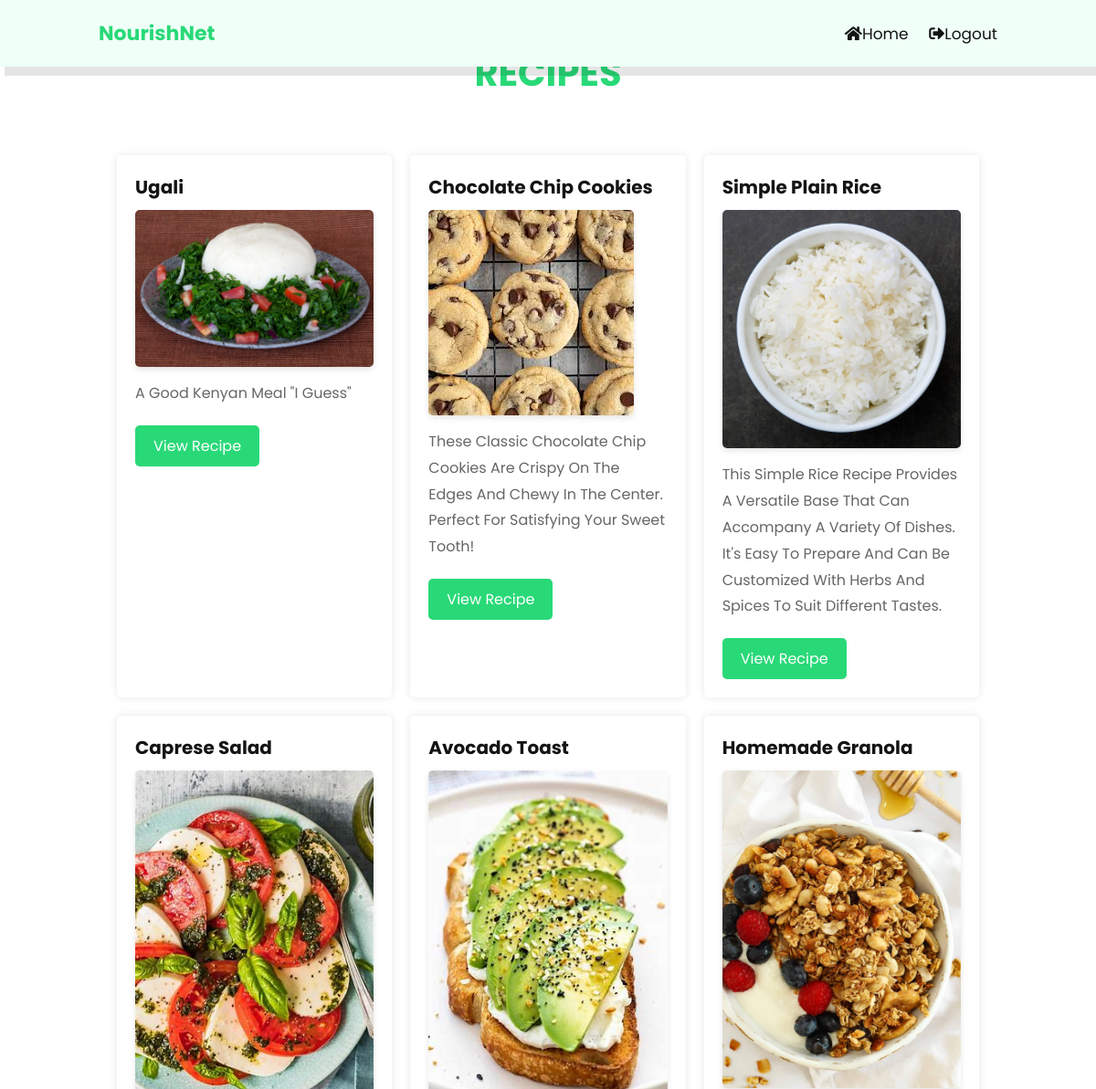
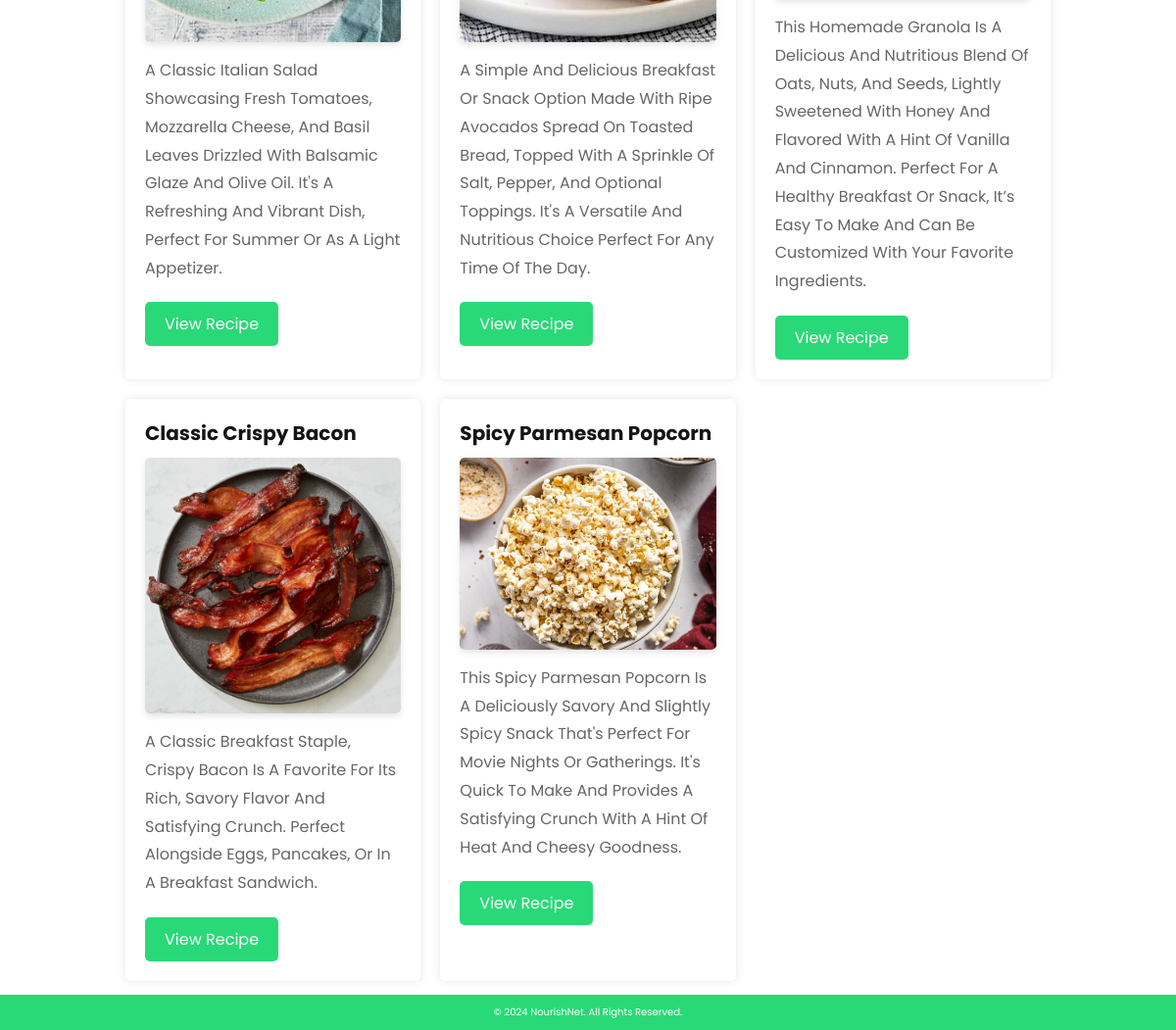
The page /recipes.php (signed in) on the database its author committed (2 pictures, top to bottom).
### tables this page shows
CREATE TABLE `recipe` (
  `recipe_id` int(11) NOT NULL,
  `user_id` int(11) DEFAULT NULL,
  `recipe` varchar(255) NOT NULL,
  `recipe_description` text DEFAULT NULL,
  `recipe_ingredients` text DEFAULT NULL,
  `recipe_instructions` text DEFAULT NULL,
  `recipe_image` varchar(255) DEFAULT NULL,
  `recipe_tag` varchar(255) NOT NULL,
  `recipe_nutrition` varchar(500) NOT NULL,
  `recipe_suitability` varchar(500) NOT NULL,
  `date_created` datetime NOT NULL DEFAULT current_timestamp(),
  `date_modified` datetime NOT NULL DEFAULT current_timestamp() ON UPDATE current_timestamp()
);

### recipes.php (the view, shortened to what this page needs)
<?php
include 'db_connect.php';
$conn = new mysqli($servername, $username, $password, $dbname);
$sql = "SELECT recipe_id, recipe, recipe_image, recipe_description FROM recipe";
$result = $conn->query($sql);
$recipes = [];
if ($result->num_rows > 0) {
    while ($row = $result->fetch_assoc()) {
        $recipes[] = $row;
    }
} else {
    echo "No recipes found";
    exit;
}
$user_type = $_SESSION['user_type'] ?? 'user';
function getHomeLink($user_type)
{
    switch ($user_type) {
        case 'admin':
            return 'admin.php';
    }
}
?>
<!DOCTYPE html>
<html lang="en">
<head>
    <link rel="stylesheet" href="../styling/recipe.css">
    <link rel="stylesheet" href="https://cdnjs.cloudflare.com/ajax/libs/font-awesome/5.15.4/css/all.min.css">
</head>
<body>
    <header class="header">
        <div class="logo">NourishNet</div>
        <nav class="navbar">
            <a href="<?php echo getHomeLink(htmlspecialchars($user_type)); ?>"><i class="fas fa-home"></i>Home</a>
            <a href="logout.php"><i class="fas fa-sign-out-alt"></i>logout</a>
        </nav>
    </header>
    <section>
        <h2 class="heading"> Recipes</h2>
        <div class="foods-list">
            <?php foreach ($recipes as $recipe): ?>
                <div class="food-item">
                    <h3><?php echo htmlspecialchars($recipe['recipe']); ?></h3>
                    <img src="<?php echo htmlspecialchars($recipe['recipe_image']); ?>"
                        alt="<?php echo htmlspecialchars($recipe['recipe']); ?>">
                    <p><?php echo htmlspecialchars($recipe['recipe_description']); ?></p>
                    <a href="recipedetails.php?recipe_id=<?php echo htmlspecialchars($recipe['recipe_id']); ?>">View Recipe</a>
                </div>
            <?php endforeach; ?>
        </div>
    </section>
    <footer class="footer">
        &copy; 2024 NourishNet. All rights reserved.
    </footer>
</body>
</html>

### styling/recipe.css (style rules this page uses)
:root { --main-color: #29d978; --primary: #f0fff7; --black: #141414; --white: #fff; --bg: #f2f2f2; --light-black: #666; }
* { font-family: 'Poppins', sans-serif; margin: 0; padding: 0; box-sizing: border-box; outline: none; border: none; text-decoration: none; text-transform: capitalize; transition: .2s linear; }
html { font-size: 62.5%; overflow-x: hidden; scroll-behavior: smooth; scroll-padding-top: 6rem; }
.header { position: fixed; top: 0; left: 0; right: 0; z-index: 1000; display: flex; align-items: center; justify-content: space-between; padding: 2rem 9%; background: var(--primary); box-shadow: 0.5rem 1rem rgba(0, 0, 0, 0.1); }
.header .logo { font-size: 2.2rem; font-weight: bolder; color: var(--main-color); }
.header .navbar a { font-size: 1.7rem; margin-left: 2rem; color: var(--black); }
section { padding: 3rem 9%; }
.heading { text-align: center; color:var(--main-color); text-transform: uppercase; margin-bottom: 4rem; margin-top: 2rem; font-size: 4rem; }
.foods-list { display: grid; gap: 2rem; grid-template-columns: repeat(auto-fit, minmax(300px, 1fr)); padding: 2rem; }
.food-item { background-color: var(--white); padding: 2rem; border-radius: .5rem; box-shadow: 0 0 1rem rgba(0, 0, 0, 0.1); text-align: left; transition: transform 0.2s ease; }
.food-item img { max-width: 100%; height: auto; border-radius: .5rem; margin-bottom: 1rem; box-shadow: 0 0.3rem 0.6rem rgba(0, 0, 0, 0.1); }
.food-item h3 { font-size: 2rem; color: var(--black); margin-bottom: 1rem; }
.food-item p { font-size: 1.6rem; color: var(--light-black); line-height: 1.8; margin-bottom: 1rem; }
.food-item a { display: inline-block; margin-top: 1rem; padding: 1rem 2rem; font-size: 1.6rem; color: var(--white); background-color: var(--main-color); border-radius: .5rem; text-align: center; transition: background-color 0.2s; }
.footer { background-color: var(--main-color); color: #fff; text-align: center; padding: 1rem 0; position: fixed; bottom: 0; width: 100%; }

### rows shown on the page
recipe: recipe "Ugali", recipe_image (picture), recipe_description "A Good Kenyan Meal \"i Guess\""
recipe: recipe "Chocolate Chip Cookies", recipe_image (picture), recipe_description "These Classic Chocolate Chip Cookies Are Crispy On The Edges And Chewy In The Center. Perfect For Satisfying Your Sweet Tooth!"
recipe: recipe "Simple Plain Rice", recipe_image (picture), recipe_description "This Simple Rice Recipe Provides A Versatile Base That Can Accompany A Variety Of Dishes. It's Easy To Prepare And Can Be Customized With Herbs And Spices To Suit Different Tastes."
recipe: recipe "Caprese Salad", recipe_image+recipe (picture), recipe_description "A Classic Italian Salad Showcasing Fresh Tomatoes, Mozzarella Cheese, And Basil Leaves Drizzled With Balsamic Glaze And Olive Oil. It's A Refreshing And Vibrant Dish, Perfect For Summer Or As A Light Appetizer."
recipe: recipe "Avocado Toast", recipe_image (picture), recipe_description "A Simple And Delicious Breakfast Or Snack Option Made With Ripe Avocados Spread On Toasted Bread, Topped With A Sprinkle Of Salt, Pepper, And Optional Toppings. It's A Versatile And Nutritious Choice Perfect For Any Time Of The Day."
recipe: recipe "Homemade Granola", recipe_image (picture), recipe_description "This Homemade Granola Is A Delicious And Nutritious Blend Of Oats, Nuts, And Seeds, Lightly Sweetened With Honey And Flavored With A Hint Of Vanilla And Cinnamon. Perfect For A Healthy Breakfast Or Snack, It’s Easy To Make And Can Be Customized With Your Favorite Ingredients."
recipe: recipe "Classic Crispy Bacon", recipe_image (picture), recipe_description "A Classic Breakfast Staple, Crispy Bacon Is A Favorite For Its Rich, Savory Flavor And Satisfying Crunch. Perfect Alongside Eggs, Pancakes, Or In A Breakfast Sandwich."
recipe: recipe "Spicy Parmesan Popcorn", recipe_image (picture), recipe_description "This Spicy Parmesan Popcorn Is A Deliciously Savory And Slightly Spicy Snack That's Perfect For Movie Nights Or Gatherings. It's Quick To Make And Provides A Satisfying Crunch With A Hint Of Heat And Cheesy Goodness."
